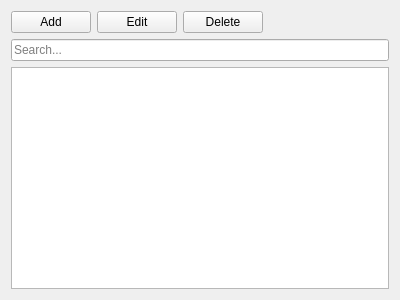
<?xml version="1.0" encoding="UTF-8"?>
<ui version="4.0">
 <class>DockLines</class>
 <widget class="QWidget" name="DockLines">
  <property name="geometry">
   <rect>
    <x>0</x>
    <y>0</y>
    <width>400</width>
    <height>300</height>
   </rect>
  </property>
  <property name="windowTitle">
   <string>Form</string>
  </property>
  <layout class="QVBoxLayout" name="verticalLayout">
   <item>
    <layout class="QHBoxLayout" name="horizontalLayout">
     <item>
      <widget class="QPushButton" name="pbNew">
       <property name="text">
        <string>Add</string>
       </property>
      </widget>
     </item>
     <item>
      <widget class="QPushButton" name="pbEdit">
       <property name="text">
        <string>Edit</string>
       </property>
      </widget>
     </item>
     <item>
      <widget class="QPushButton" name="pbDelete">
       <property name="text">
        <string>Delete</string>
       </property>
      </widget>
     </item>
     <item>
      <spacer name="horizontalSpacer">
       <property name="orientation">
        <enum>Qt::Orientation::Horizontal</enum>
       </property>
       <property name="sizeHint" stdset="0">
        <size>
         <width>40</width>
         <height>20</height>
        </size>
       </property>
      </spacer>
     </item>
    </layout>
   </item>
   <item>
    <widget class="QLineEdit" name="leSearch">
     <property name="placeholderText">
      <string>Search...</string>
     </property>
     <property name="clearButtonEnabled">
      <bool>true</bool>
     </property>
    </widget>
   </item>
   <item>
    <widget class="QTableView" name="twLines">
     <property name="selectionBehavior">
      <enum>QAbstractItemView::SelectionBehavior::SelectRows</enum>
     </property>
     <property name="sortingEnabled">
      <bool>true</bool>
     </property>
     <attribute name="horizontalHeaderStretchLastSection">
      <bool>true</bool>
     </attribute>
     <attribute name="verticalHeaderVisible">
      <bool>false</bool>
     </attribute>
     <attribute name="verticalHeaderMinimumSectionSize">
      <number>20</number>
     </attribute>
     <attribute name="verticalHeaderDefaultSectionSize">
      <number>20</number>
     </attribute>
    </widget>
   </item>
  </layout>
 </widget>
 <resources/>
 <connections/>
</ui>
